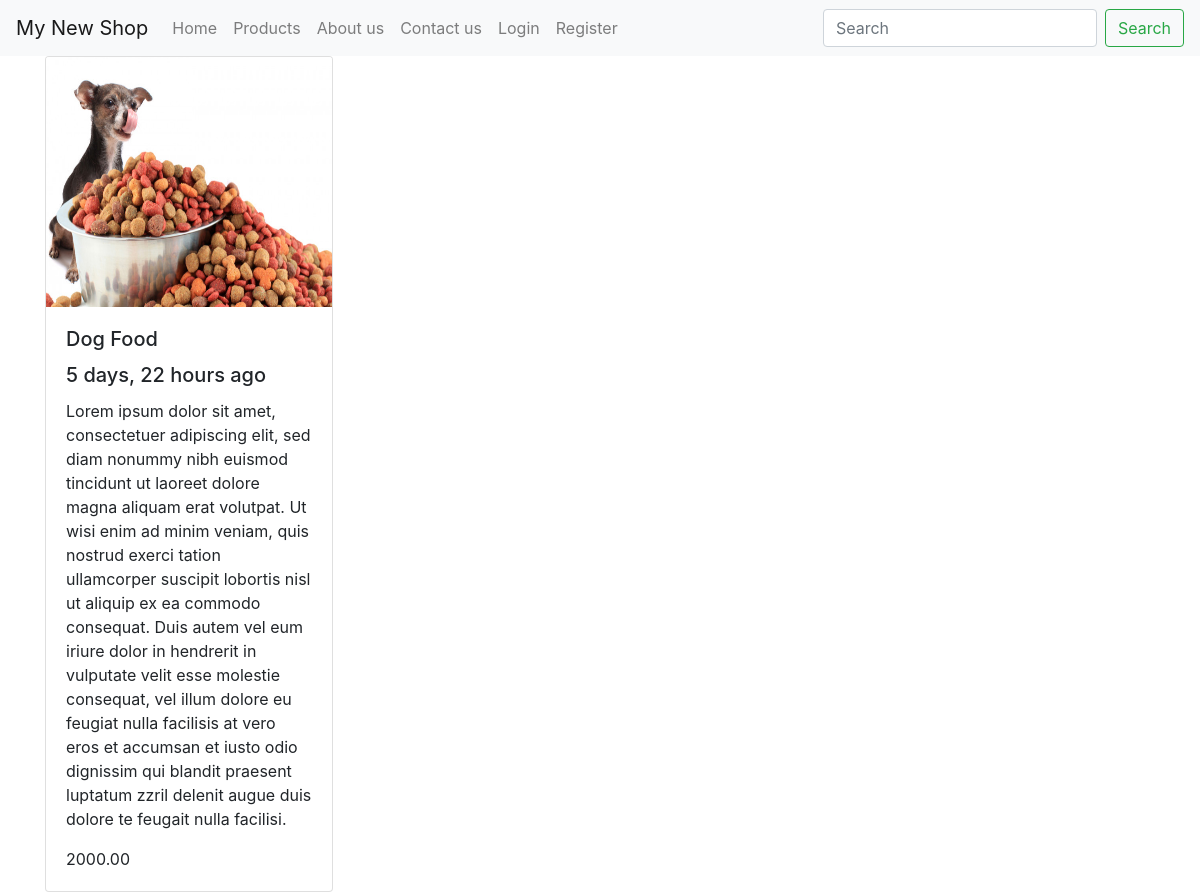
Page /products/dog-food on the committed database.
### products/models.py (models this page shows, shortened)
class Product(models.Model):
    title = models.CharField(max_length=150)
    slug = models.SlugField(blank=True, unique=True)
    description = models.TextField()
    price = models.DecimalField(max_digits=15, decimal_places=2)
    image = models.ImageField(upload_to=upload_image, null=True, blank=True)
    actived = models.BooleanField(default=False)
    show = models.BooleanField(default=False)
    time = models.DateTimeField(auto_now_add=True)
    objects = ProductManageObjects()

### products/views.py (the view)
# urls.py: path('<slug>', ProductShowWithSlug.as_view(), name='detail'),
class ProductShowWithSlug(DetailView):
    template_name = 'product_detail.html'
    def get_object(self, *args, **kwargs):
        slug = self.kwargs.get('slug')
        try:
            product = Product.objects.get(slug=slug, actived=True)
        except Product.DoesNotExist:
            raise Http404("Product does not found")
        except Product.MultipleObjectsReturned:
            raise Http404("Multiple Objects Returned")
        return product

### products/templates/product_detail.html
{% extends 'base/base.html' %}
{% load static %}
{% block contents %}
    <div class="container">
        <div class="row">
            <div class="col-md-10">
                <div class="card" style="width: 18rem;">
                    <img src="{{ product.image.url }}" class="card-img-top" alt="{{ product.title }}" height="250px;">
                    <div class="card-body">
                        <h5 class="card-title">{{ product.title | title }}</h5>
                        <h5 class="card-title">{{ product.time | timesince }} ago</h5>
                        <p class="card-text">{{ product.description }}</p>
                        <p class="card-text">{{ product.price }}</p>
                    </div>
                </div>
            </div>
        </div>
    </div>
{% endblock %}

### rows in the picture
Product: image (picture), title "Dog Food", time "5 days, 22 hours", description "Lorem ipsum dolor sit amet, consectetuer adipiscing elit, sed diam nonummy nibh euismod tincidunt ut laoreet dolore magna aliquam erat volutpat. Ut wisi enim ad minim veniam, quis nostrud exerci tation ullamcorper suscipit lobortis nisl ut aliquip ex ea commodo consequat. Duis autem vel eum iriure dolor in hendrerit in vulputate velit esse molestie consequat, vel illum dolore eu feugiat nulla facilisis at vero eros et accumsan et iusto odio dignissim qui blandit praesent luptatum zzril delenit augue duis dolore te feugait nulla facilisi.", price "2000.00"

### other values in the picture
{{ brand }} "My New Shop"
